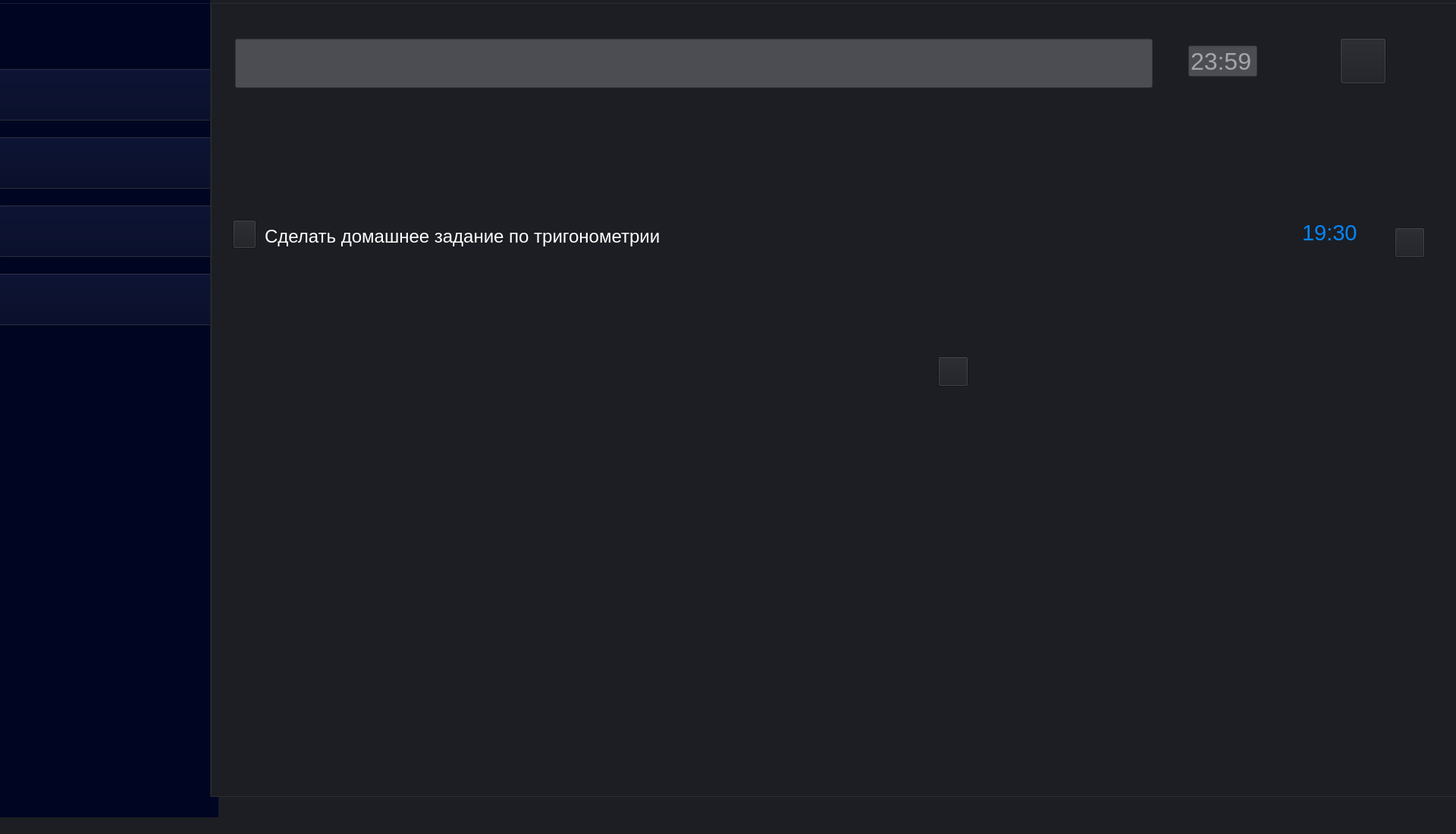
<?xml version="1.0" encoding="UTF-8"?>
<ui version="4.0">
 <class>MainWindow</class>
 <widget class="QMainWindow" name="MainWindow">
  <property name="geometry">
   <rect>
    <x>0</x>
    <y>0</y>
    <width>1920</width>
    <height>1100</height>
   </rect>
  </property>
  <property name="palette">
   <palette>
    <active>
     <colorrole role="WindowText">
      <brush brushstyle="SolidPattern">
       <color alpha="255">
        <red>255</red>
        <green>255</green>
        <blue>255</blue>
       </color>
      </brush>
     </colorrole>
     <colorrole role="Button">
      <brush brushstyle="SolidPattern">
       <color alpha="255">
        <red>28</red>
        <green>30</green>
        <blue>35</blue>
       </color>
      </brush>
     </colorrole>
     <colorrole role="Text">
      <brush brushstyle="SolidPattern">
       <color alpha="255">
        <red>255</red>
        <green>255</green>
        <blue>255</blue>
       </color>
      </brush>
     </colorrole>
     <colorrole role="Base">
      <brush brushstyle="SolidPattern">
       <color alpha="255">
        <red>28</red>
        <green>30</green>
        <blue>35</blue>
       </color>
      </brush>
     </colorrole>
     <colorrole role="Window">
      <brush brushstyle="SolidPattern">
       <color alpha="255">
        <red>28</red>
        <green>30</green>
        <blue>35</blue>
       </color>
      </brush>
     </colorrole>
    </active>
    <inactive>
     <colorrole role="WindowText">
      <brush brushstyle="SolidPattern">
       <color alpha="255">
        <red>255</red>
        <green>255</green>
        <blue>255</blue>
       </color>
      </brush>
     </colorrole>
     <colorrole role="Button">
      <brush brushstyle="SolidPattern">
       <color alpha="255">
        <red>28</red>
        <green>30</green>
        <blue>35</blue>
       </color>
      </brush>
     </colorrole>
     <colorrole role="Text">
      <brush brushstyle="SolidPattern">
       <color alpha="255">
        <red>255</red>
        <green>255</green>
        <blue>255</blue>
       </color>
      </brush>
     </colorrole>
     <colorrole role="Base">
      <brush brushstyle="SolidPattern">
       <color alpha="255">
        <red>28</red>
        <green>30</green>
        <blue>35</blue>
       </color>
      </brush>
     </colorrole>
     <colorrole role="Window">
      <brush brushstyle="SolidPattern">
       <color alpha="255">
        <red>28</red>
        <green>30</green>
        <blue>35</blue>
       </color>
      </brush>
     </colorrole>
    </inactive>
    <disabled>
     <colorrole role="WindowText">
      <brush brushstyle="SolidPattern">
       <color alpha="255">
        <red>120</red>
        <green>120</green>
        <blue>120</blue>
       </color>
      </brush>
     </colorrole>
     <colorrole role="Button">
      <brush brushstyle="SolidPattern">
       <color alpha="255">
        <red>28</red>
        <green>30</green>
        <blue>35</blue>
       </color>
      </brush>
     </colorrole>
     <colorrole role="Text">
      <brush brushstyle="SolidPattern">
       <color alpha="255">
        <red>120</red>
        <green>120</green>
        <blue>120</blue>
       </color>
      </brush>
     </colorrole>
     <colorrole role="Base">
      <brush brushstyle="SolidPattern">
       <color alpha="255">
        <red>28</red>
        <green>30</green>
        <blue>35</blue>
       </color>
      </brush>
     </colorrole>
     <colorrole role="Window">
      <brush brushstyle="SolidPattern">
       <color alpha="255">
        <red>28</red>
        <green>30</green>
        <blue>35</blue>
       </color>
      </brush>
     </colorrole>
    </disabled>
   </palette>
  </property>
  <property name="font">
   <font>
    <family>MS Sans Serif</family>
    <pointsize>18</pointsize>
   </font>
  </property>
  <property name="mouseTracking">
   <bool>false</bool>
  </property>
  <property name="contextMenuPolicy">
   <enum>Qt::DefaultContextMenu</enum>
  </property>
  <property name="windowTitle">
   <string>MainWindow</string>
  </property>
  <property name="styleSheet">
   <string notr="true">font-color: rgb(255, 255, 255);
background-color: rgb(28, 30, 35);
</string>
  </property>
  <widget class="QWidget" name="centralwidget">
   <property name="enabled">
    <bool>true</bool>
   </property>
   <widget class="QGroupBox" name="groupBox">
    <property name="geometry">
     <rect>
      <x>-2</x>
      <y>0</y>
      <width>291</width>
      <height>1200</height>
     </rect>
    </property>
    <property name="acceptDrops">
     <bool>false</bool>
    </property>
    <property name="autoFillBackground">
     <bool>false</bool>
    </property>
    <property name="styleSheet">
     <string notr="true">background-color: rgb(0, 6, 34);
border-top-color: rgb(170, 85, 127);</string>
    </property>
    <property name="title">
     <string/>
    </property>
    <property name="alignment">
     <set>Qt::AlignLeading|Qt::AlignLeft|Qt::AlignVCenter</set>
    </property>
    <widget class="QPushButton" name="pushButton_4">
     <property name="geometry">
      <rect>
       <x>-1</x>
       <y>360</y>
       <width>291</width>
       <height>70</height>
      </rect>
     </property>
     <property name="cursor">
      <cursorShape>PointingHandCursor</cursorShape>
     </property>
     <property name="autoFillBackground">
      <bool>false</bool>
     </property>
     <property name="text">
      <string/>
     </property>
     <property name="icon">
      <iconset>
       <normalon>Дизайн/icons/Прогресс.png</normalon>
      </iconset>
     </property>
     <property name="iconSize">
      <size>
       <width>290</width>
       <height>70</height>
      </size>
     </property>
    </widget>
    <widget class="QPushButton" name="switch_buy">
     <property name="geometry">
      <rect>
       <x>-1</x>
       <y>180</y>
       <width>291</width>
       <height>70</height>
      </rect>
     </property>
     <property name="sizePolicy">
      <sizepolicy hsizetype="Ignored" vsizetype="Fixed">
       <horstretch>0</horstretch>
       <verstretch>0</verstretch>
      </sizepolicy>
     </property>
     <property name="cursor">
      <cursorShape>PointingHandCursor</cursorShape>
     </property>
     <property name="acceptDrops">
      <bool>false</bool>
     </property>
     <property name="autoFillBackground">
      <bool>false</bool>
     </property>
     <property name="text">
      <string/>
     </property>
     <property name="icon">
      <iconset>
       <normalon>Дизайн/icons/Покупки.png</normalon>
      </iconset>
     </property>
     <property name="iconSize">
      <size>
       <width>290</width>
       <height>70</height>
      </size>
     </property>
    </widget>
    <widget class="QPushButton" name="switch_to_do">
     <property name="geometry">
      <rect>
       <x>0</x>
       <y>90</y>
       <width>290</width>
       <height>70</height>
      </rect>
     </property>
     <property name="cursor">
      <cursorShape>PointingHandCursor</cursorShape>
     </property>
     <property name="text">
      <string/>
     </property>
     <property name="icon">
      <iconset theme="C:\Users\Общий\Desktop\del.png">
       <normaloff>Дизайн/icons/Список дел.png</normaloff>Дизайн/icons/Список дел.png</iconset>
     </property>
     <property name="iconSize">
      <size>
       <width>290</width>
       <height>200</height>
      </size>
     </property>
    </widget>
    <widget class="QPushButton" name="pushButton_3">
     <property name="geometry">
      <rect>
       <x>0</x>
       <y>270</y>
       <width>291</width>
       <height>70</height>
      </rect>
     </property>
     <property name="cursor">
      <cursorShape>PointingHandCursor</cursorShape>
     </property>
     <property name="text">
      <string/>
     </property>
     <property name="icon">
      <iconset>
       <normalon>Дизайн/icons/Заметки.png</normalon>
      </iconset>
     </property>
     <property name="iconSize">
      <size>
       <width>290</width>
       <height>70</height>
      </size>
     </property>
    </widget>
   </widget>
   <widget class="QGroupBox" name="groupBox_2">
    <property name="geometry">
     <rect>
      <x>277</x>
      <y>0</y>
      <width>1670</width>
      <height>1051</height>
     </rect>
    </property>
    <property name="font">
     <font>
      <pointsize>30</pointsize>
     </font>
    </property>
    <property name="styleSheet">
     <string notr="true">background-color: rgb(28, 30, 35);
</string>
    </property>
    <property name="title">
     <string/>
    </property>
    <widget class="QLineEdit" name="inp_todo">
     <property name="geometry">
      <rect>
       <x>33</x>
       <y>51</y>
       <width>1210</width>
       <height>65</height>
      </rect>
     </property>
     <property name="palette">
      <palette>
       <active>
        <colorrole role="Button">
         <brush brushstyle="SolidPattern">
          <color alpha="255">
           <red>75</red>
           <green>77</green>
           <blue>83</blue>
          </color>
         </brush>
        </colorrole>
        <colorrole role="Text">
         <brush brushstyle="SolidPattern">
          <color alpha="255">
           <red>255</red>
           <green>255</green>
           <blue>255</blue>
          </color>
         </brush>
        </colorrole>
        <colorrole role="Base">
         <brush brushstyle="SolidPattern">
          <color alpha="255">
           <red>75</red>
           <green>77</green>
           <blue>83</blue>
          </color>
         </brush>
        </colorrole>
        <colorrole role="Window">
         <brush brushstyle="SolidPattern">
          <color alpha="255">
           <red>75</red>
           <green>77</green>
           <blue>83</blue>
          </color>
         </brush>
        </colorrole>
       </active>
       <inactive>
        <colorrole role="Button">
         <brush brushstyle="SolidPattern">
          <color alpha="255">
           <red>75</red>
           <green>77</green>
           <blue>83</blue>
          </color>
         </brush>
        </colorrole>
        <colorrole role="Text">
         <brush brushstyle="SolidPattern">
          <color alpha="255">
           <red>255</red>
           <green>255</green>
           <blue>255</blue>
          </color>
         </brush>
        </colorrole>
        <colorrole role="Base">
         <brush brushstyle="SolidPattern">
          <color alpha="255">
           <red>75</red>
           <green>77</green>
           <blue>83</blue>
          </color>
         </brush>
        </colorrole>
        <colorrole role="Window">
         <brush brushstyle="SolidPattern">
          <color alpha="255">
           <red>75</red>
           <green>77</green>
           <blue>83</blue>
          </color>
         </brush>
        </colorrole>
       </inactive>
       <disabled>
        <colorrole role="Button">
         <brush brushstyle="SolidPattern">
          <color alpha="255">
           <red>75</red>
           <green>77</green>
           <blue>83</blue>
          </color>
         </brush>
        </colorrole>
        <colorrole role="Text">
         <brush brushstyle="SolidPattern">
          <color alpha="255">
           <red>120</red>
           <green>120</green>
           <blue>120</blue>
          </color>
         </brush>
        </colorrole>
        <colorrole role="Base">
         <brush brushstyle="SolidPattern">
          <color alpha="255">
           <red>75</red>
           <green>77</green>
           <blue>83</blue>
          </color>
         </brush>
        </colorrole>
        <colorrole role="Window">
         <brush brushstyle="SolidPattern">
          <color alpha="255">
           <red>75</red>
           <green>77</green>
           <blue>83</blue>
          </color>
         </brush>
        </colorrole>
       </disabled>
      </palette>
     </property>
     <property name="font">
      <font>
       <pointsize>18</pointsize>
       <kerning>true</kerning>
      </font>
     </property>
     <property name="autoFillBackground">
      <bool>false</bool>
     </property>
     <property name="styleSheet">
      <string notr="true">background-color: rgb(75, 77, 83);
border-color: rgb(255, 170, 255);
</string>
     </property>
    </widget>
    <widget class="QPushButton" name="add_todo">
     <property name="geometry">
      <rect>
       <x>1490</x>
       <y>50</y>
       <width>61</width>
       <height>61</height>
      </rect>
     </property>
     <property name="cursor">
      <cursorShape>PointingHandCursor</cursorShape>
     </property>
     <property name="toolTip">
      <string/>
     </property>
     <property name="toolTipDuration">
      <number>0</number>
     </property>
     <property name="text">
      <string/>
     </property>
     <property name="icon">
      <iconset>
       <normalon>Дизайн/icons/плюс.png</normalon>
      </iconset>
     </property>
     <property name="iconSize">
      <size>
       <width>61</width>
       <height>61</height>
      </size>
     </property>
     <property name="checkable">
      <bool>false</bool>
     </property>
     <property name="checked">
      <bool>false</bool>
     </property>
     <property name="default">
      <bool>false</bool>
     </property>
    </widget>
    <widget class="QLineEdit" name="inp_time_todo">
     <property name="geometry">
      <rect>
       <x>1290</x>
       <y>60</y>
       <width>91</width>
       <height>41</height>
      </rect>
     </property>
     <property name="palette">
      <palette>
       <active>
        <colorrole role="Button">
         <brush brushstyle="SolidPattern">
          <color alpha="255">
           <red>75</red>
           <green>77</green>
           <blue>83</blue>
          </color>
         </brush>
        </colorrole>
        <colorrole role="Text">
         <brush brushstyle="SolidPattern">
          <color alpha="255">
           <red>255</red>
           <green>255</green>
           <blue>255</blue>
          </color>
         </brush>
        </colorrole>
        <colorrole role="Base">
         <brush brushstyle="SolidPattern">
          <color alpha="255">
           <red>75</red>
           <green>77</green>
           <blue>83</blue>
          </color>
         </brush>
        </colorrole>
        <colorrole role="Window">
         <brush brushstyle="SolidPattern">
          <color alpha="255">
           <red>75</red>
           <green>77</green>
           <blue>83</blue>
          </color>
         </brush>
        </colorrole>
       </active>
       <inactive>
        <colorrole role="Button">
         <brush brushstyle="SolidPattern">
          <color alpha="255">
           <red>75</red>
           <green>77</green>
           <blue>83</blue>
          </color>
         </brush>
        </colorrole>
        <colorrole role="Text">
         <brush brushstyle="SolidPattern">
          <color alpha="255">
           <red>255</red>
           <green>255</green>
           <blue>255</blue>
          </color>
         </brush>
        </colorrole>
        <colorrole role="Base">
         <brush brushstyle="SolidPattern">
          <color alpha="255">
           <red>75</red>
           <green>77</green>
           <blue>83</blue>
          </color>
         </brush>
        </colorrole>
        <colorrole role="Window">
         <brush brushstyle="SolidPattern">
          <color alpha="255">
           <red>75</red>
           <green>77</green>
           <blue>83</blue>
          </color>
         </brush>
        </colorrole>
       </inactive>
       <disabled>
        <colorrole role="Button">
         <brush brushstyle="SolidPattern">
          <color alpha="255">
           <red>75</red>
           <green>77</green>
           <blue>83</blue>
          </color>
         </brush>
        </colorrole>
        <colorrole role="Text">
         <brush brushstyle="SolidPattern">
          <color alpha="255">
           <red>120</red>
           <green>120</green>
           <blue>120</blue>
          </color>
         </brush>
        </colorrole>
        <colorrole role="Base">
         <brush brushstyle="SolidPattern">
          <color alpha="255">
           <red>75</red>
           <green>77</green>
           <blue>83</blue>
          </color>
         </brush>
        </colorrole>
        <colorrole role="Window">
         <brush brushstyle="SolidPattern">
          <color alpha="255">
           <red>75</red>
           <green>77</green>
           <blue>83</blue>
          </color>
         </brush>
        </colorrole>
       </disabled>
      </palette>
     </property>
     <property name="font">
      <font>
       <pointsize>24</pointsize>
      </font>
     </property>
     <property name="styleSheet">
      <string notr="true">background-color: rgb(75, 77, 83);</string>
     </property>
     <property name="placeholderText">
      <string>23:59</string>
     </property>
    </widget>
    <widget class="QPushButton" name="todo">
     <property name="geometry">
      <rect>
       <x>1562</x>
       <y>300</y>
       <width>40</width>
       <height>40</height>
      </rect>
     </property>
     <property name="cursor">
      <cursorShape>PointingHandCursor</cursorShape>
     </property>
     <property name="text">
      <string/>
     </property>
     <property name="icon">
      <iconset>
       <normalon>Дизайн/icons/Выполненное дело.png</normalon>
      </iconset>
     </property>
     <property name="iconSize">
      <size>
       <width>40</width>
       <height>40</height>
      </size>
     </property>
    </widget>
    <widget class="QLabel" name="text_todo">
     <property name="geometry">
      <rect>
       <x>72</x>
       <y>290</y>
       <width>1323</width>
       <height>45</height>
      </rect>
     </property>
     <property name="palette">
      <palette>
       <active>
        <colorrole role="Button">
         <brush brushstyle="SolidPattern">
          <color alpha="255">
           <red>28</red>
           <green>30</green>
           <blue>35</blue>
          </color>
         </brush>
        </colorrole>
        <colorrole role="Base">
         <brush brushstyle="SolidPattern">
          <color alpha="255">
           <red>28</red>
           <green>30</green>
           <blue>35</blue>
          </color>
         </brush>
        </colorrole>
        <colorrole role="Window">
         <brush brushstyle="SolidPattern">
          <color alpha="255">
           <red>28</red>
           <green>30</green>
           <blue>35</blue>
          </color>
         </brush>
        </colorrole>
       </active>
       <inactive>
        <colorrole role="Button">
         <brush brushstyle="SolidPattern">
          <color alpha="255">
           <red>28</red>
           <green>30</green>
           <blue>35</blue>
          </color>
         </brush>
        </colorrole>
        <colorrole role="Base">
         <brush brushstyle="SolidPattern">
          <color alpha="255">
           <red>28</red>
           <green>30</green>
           <blue>35</blue>
          </color>
         </brush>
        </colorrole>
        <colorrole role="Window">
         <brush brushstyle="SolidPattern">
          <color alpha="255">
           <red>28</red>
           <green>30</green>
           <blue>35</blue>
          </color>
         </brush>
        </colorrole>
       </inactive>
       <disabled>
        <colorrole role="Button">
         <brush brushstyle="SolidPattern">
          <color alpha="255">
           <red>28</red>
           <green>30</green>
           <blue>35</blue>
          </color>
         </brush>
        </colorrole>
        <colorrole role="Base">
         <brush brushstyle="SolidPattern">
          <color alpha="255">
           <red>28</red>
           <green>30</green>
           <blue>35</blue>
          </color>
         </brush>
        </colorrole>
        <colorrole role="Window">
         <brush brushstyle="SolidPattern">
          <color alpha="255">
           <red>28</red>
           <green>30</green>
           <blue>35</blue>
          </color>
         </brush>
        </colorrole>
       </disabled>
      </palette>
     </property>
     <property name="font">
      <font>
       <pointsize>18</pointsize>
      </font>
     </property>
     <property name="cursor">
      <cursorShape>PointingHandCursor</cursorShape>
     </property>
     <property name="styleSheet">
      <string notr="true">border-bottom-color: rgb(0, 255, 0);</string>
     </property>
     <property name="text">
      <string>&lt;html&gt;&lt;head/&gt;&lt;body&gt;&lt;p&gt;&lt;span style=&quot; color:#ffffff;&quot;&gt;Сделать домашнее задание по тригонометрии&lt;/span&gt;&lt;/p&gt;&lt;/body&gt;&lt;/html&gt;</string>
     </property>
    </widget>
    <widget class="QLabel" name="time_todo">
     <property name="geometry">
      <rect>
       <x>1440</x>
       <y>290</y>
       <width>77</width>
       <height>33</height>
      </rect>
     </property>
     <property name="font">
      <font>
       <pointsize>22</pointsize>
      </font>
     </property>
     <property name="text">
      <string>&lt;html&gt;&lt;head/&gt;&lt;body&gt;&lt;p&gt;&lt;span style=&quot; color:#0785fa;&quot;&gt;19:30&lt;/span&gt;&lt;/p&gt;&lt;/body&gt;&lt;/html&gt;</string>
     </property>
    </widget>
    <widget class="QPushButton" name="not_todo">
     <property name="geometry">
      <rect>
       <x>960</x>
       <y>470</y>
       <width>40</width>
       <height>40</height>
      </rect>
     </property>
     <property name="cursor">
      <cursorShape>PointingHandCursor</cursorShape>
     </property>
     <property name="text">
      <string/>
     </property>
     <property name="icon">
      <iconset>
       <normalon>Дизайн/icons/Не выполненное дело.png</normalon>
      </iconset>
     </property>
     <property name="iconSize">
      <size>
       <width>40</width>
       <height>40</height>
      </size>
     </property>
    </widget>
    <widget class="QPushButton" name="delete_2">
     <property name="geometry">
      <rect>
       <x>30</x>
       <y>290</y>
       <width>31</width>
       <height>38</height>
      </rect>
     </property>
     <property name="cursor">
      <cursorShape>PointingHandCursor</cursorShape>
     </property>
     <property name="text">
      <string/>
     </property>
     <property name="icon">
      <iconset>
       <normalon>Дизайн/icons/Удалить.png</normalon>
      </iconset>
     </property>
     <property name="iconSize">
      <size>
       <width>31</width>
       <height>38</height>
      </size>
     </property>
    </widget>
   </widget>
  </widget>
  <widget class="QMenuBar" name="menubar">
   <property name="geometry">
    <rect>
     <x>0</x>
     <y>0</y>
     <width>1920</width>
     <height>21</height>
    </rect>
   </property>
  </widget>
  <widget class="QStatusBar" name="statusbar"/>
 </widget>
 <resources/>
 <connections/>
</ui>
